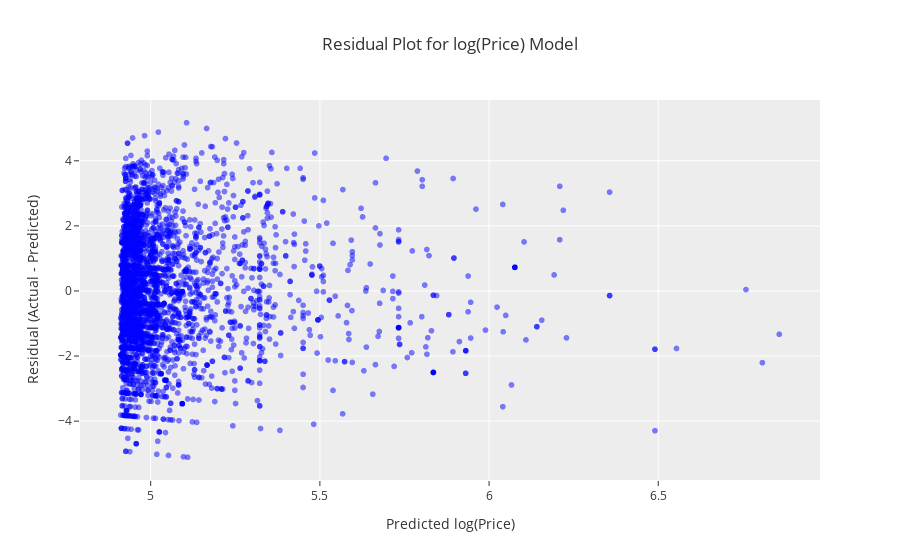

This figure's notebook cell:
### Code cell
fig_resid_log = px.scatter(
    DF_model2,
    x='Predicted_log',
    y='Residual_log',
    opacity=0.5,
    color_discrete_sequence=['blue'],
    title='Residual Plot for log(Price) Model'
)

fig_resid_log.update_layout(
    template='ggplot2',
    title_x=0.5,
    xaxis_title='Predicted log(Price)',
    yaxis_title='Residual (Actual - Predicted)',
    shapes=[
        dict(
            type='line',
            xref='paper',
            x0=0, x1=1,
            yref='y',
            y0=0, y1=0,
            line=dict(color='red', dash='dash')
        )
    ]
)

fig_resid_log.show()

### Figure 1 — Plotly figure (JSON) as saved in the notebook; plotly's stock layout.template omitted (floating-point values rounded to 4 significant figures; data arrays with more than 128 entries replaced by an {"elided": "..."} marker saying what was removed)
{"data": [{"hovertemplate": "Predicted_log=%{x}<br>Residual_log=%{y}<extra></extra>", "legendgroup": "", "marker": {"color": "blue", "opacity": 0.5, "symbol": "circle"}, "mode": "markers", "name": "", "showlegend": false, "type": "scattergl", "x": {"elided": "3211 float values"}, "xaxis": "x", "y": {"elided": "3211 float values"}, "yaxis": "y"}], "layout": {"legend": {"tracegroupgap": 0}, "shapes": [{"line": {"color": "red", "dash": "dash"}, "type": "line", "x0": 0, "x1": 1, "xref": "paper", "y0": 0, "y1": 0, "yref": "y"}], "title": {"text": "Residual Plot for log(Price) Model", "x": 0.5}, "xaxis": {"anchor": "y", "domain": [0, 1], "title": {"text": "Predicted log(Price)"}}, "yaxis": {"anchor": "x", "domain": [0, 1], "title": {"text": "Residual (Actual - Predicted)"}}}}
